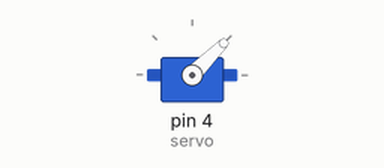
A sketch run on a simulated Arduino Uno, built with avr-gcc and run on an emulated ATmega328P. Shown: servo.

Above: at 0.05 s.
At 1.0 s:
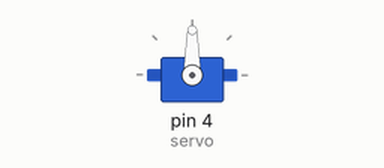
At 2.0 s:
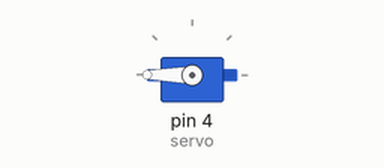
At 4.0 s:
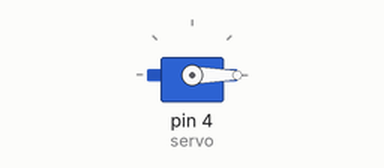
Timing chart, 0 to 5.2 s (numbered marks = the images above):
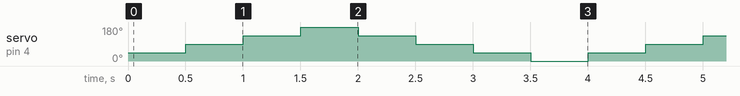

The sketch:

projeto_servo_motor1.ino
```cpp
// C++ code
#include <Servo.h>

/*criando objeto do tipo Servo motor
parar poder usar as funções de
controle do equipamento (servo moto)
*/
Servo objetoservo;
//biblioteca par asalvar a port que o servo está
int servo =4;

void setup()
{
  // Inicializaão do servo
  objetoservo.attach(servo);
}

void loop()
{
 //  Sevo rotacionando a 45°
  objetoservo.write(45);
  delay(500);
  //  Sevo rotacionando a 90°
  objetoservo.write(90);
  delay(500);
  //  Sevo rotacionando a 135°
  objetoservo.write(135);
  delay(500);
   //  Sevo rotacionando a 180°
  objetoservo.write(180);
  delay(500);
    //  Sevo rotacionando a 135°
  objetoservo.write(135);
  delay(500);
    //  Sevo rotacionando a 90°
  objetoservo.write(90);
  delay(500);
  //  Sevo rotacionando a 45°
  objetoservo.write(45);
  delay(500);
    //  Sevo rotacionando a 0°
  objetoservo.write(0);
  delay(500);

}
```

Measured:
- by itself, servo on pin 4 (servo): repeats every 4.0 s: 135° 0.50 s, 180° 0.50 s, 135° 0.50 s, 90° 0.50 s, 45° 0.50 s, 0° 0.50 s, 45° 0.50 s, 90° 0.50 s
